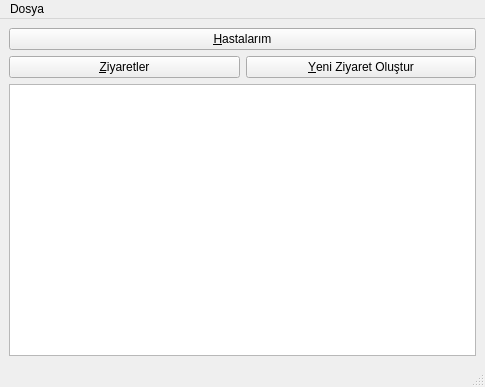
<?xml version="1.0" encoding="UTF-8"?>
<ui version="4.0">
 <class>doktorarayuzu</class>
 <widget class="QMainWindow" name="doktorarayuzu">
  <property name="geometry">
   <rect>
    <x>0</x>
    <y>0</y>
    <width>485</width>
    <height>387</height>
   </rect>
  </property>
  <property name="windowTitle">
   <string>Doktor Arayüzü</string>
  </property>
  <widget class="QWidget" name="centralwidget">
   <layout class="QGridLayout" name="gridLayout_2">
    <item row="0" column="0">
     <layout class="QGridLayout" name="gridLayout">
      <item row="1" column="0">
       <widget class="QPushButton" name="btnZiyaret">
        <property name="text">
         <string>&amp;Ziyaretler</string>
        </property>
       </widget>
      </item>
      <item row="1" column="1">
       <widget class="QPushButton" name="btnZiyaretOlustur">
        <property name="text">
         <string>&amp;Yeni Ziyaret Oluştur</string>
        </property>
       </widget>
      </item>
      <item row="0" column="0" colspan="2">
       <widget class="QPushButton" name="btnHastalar">
        <property name="text">
         <string>&amp;Hastalarım</string>
        </property>
       </widget>
      </item>
     </layout>
    </item>
    <item row="1" column="0">
     <widget class="QTextBrowser" name="tbDuyurular"/>
    </item>
   </layout>
  </widget>
  <widget class="QMenuBar" name="menubar">
   <property name="geometry">
    <rect>
     <x>0</x>
     <y>0</y>
     <width>485</width>
     <height>21</height>
    </rect>
   </property>
   <widget class="QMenu" name="menuDosya">
    <property name="title">
     <string>Dosya</string>
    </property>
    <addaction name="actCikis"/>
   </widget>
   <addaction name="menuDosya"/>
  </widget>
  <widget class="QStatusBar" name="statusbar"/>
  <action name="actCikis">
   <property name="text">
    <string>Çıkış</string>
   </property>
  </action>
 </widget>
 <resources/>
 <connections/>
</ui>
